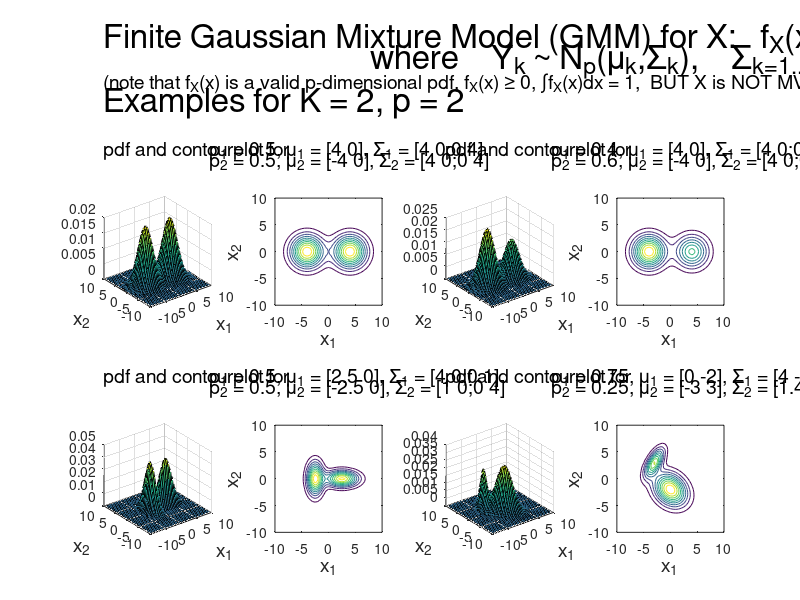

Reproduce this figure in MATLAB.
clc;clear;close all
format compact

figure
subplot(7,4,1:4)
axis off
text(0,1.25,'Finite Gaussian Mixture Model (GMM) for X:   f_X(x) = {\Sigma}_k_=_1_._._K[p_kf_Y_k(x)],     x = [x_1 ... x_p]^T','Fontsize',24)
text(0.43,0.55,'where    Y_k ~ N_p({\mu}_k,{\Sigma}_k),    {\Sigma}_k_=_1_._._K[p_k] = 1,    p_k {\geq} 0','Fontsize',24)
text(0,-0.1,'(note that f_X(x) is a valid p-dimensional pdf, f_X(x) {\geq} 0, {\int}f_X(x)dx = 1,  BUT X is NOT MVN (as apparent below)  and  X {\neq} {\Sigma}_k_=_1_._._K[p_kY_k])','Fontsize',14)
text(0,-0.65,'Examples for K = 2, p = 2','Fontsize',24)

%----------------------------
subplot(7,4,[9 13])
p1 = 0.5;
mu1 = [4 0];
Sigma1 = [4 0; 0 4];
%---------------------------
p2 = 1 - p1;
mu2 = [-4 0];
Sigma2 = [4 0; 0 4];
%----------------------------
x1 = -10:0.5:10;
x2 = -10:0.5:10;
[X1,X2] = meshgrid(x1,x2);
F = p1*mvnpdf([X1(:) X2(:)],mu1,Sigma1) + p2*mvnpdf([X1(:) X2(:)],mu2,Sigma2);
F = reshape(F,length(x2),length(x1));
%------------------------------
surf(x1,x2,F);
caxis([min(F(:))-.5*range(F(:)),max(F(:))]);
xlabel('x_1','Fontsize',14); ylabel('x_2','Fontsize',14)
%--------------------------------
subplot(7,4,[10 14])
contour(x1,x2,F),axis square,axis([-10 10 -10 10]),xlabel('x_1','Fontsize',14); ylabel('x_2','Fontsize',14)
%-------------------------------  
subplot(7,4,5:6)
axis off
text(0,0.15,'pdf and contourplot for','Fontsize',14)
text(0.38,0.15,['p_1 = ' num2str(p1) ', {\mu}_1 = ' mat2str(mu1) ', {\Sigma}_1 = ' mat2str(Sigma1)],'Fontsize',14)
text(0.38,-0.15,['p_2 = ' num2str(p2) ', {\mu}_2 = ' mat2str(mu2) ', {\Sigma}_2 = ' mat2str(Sigma2)],'Fontsize',14)
%-------------------------------

%-------------------------------
subplot(7,4,[11 15])
p1 = 0.4;
mu1 = [4 0];
Sigma1 = [4 0; 0 4];
%---------------------------
p2 = 1 - p1;
mu2 = [-4 0];
Sigma2 = [4 0; 0 4];
%----------------------------
x1 = -10:0.5:10;
x2 = -10:0.5:10;
[X1,X2] = meshgrid(x1,x2);
F = p1*mvnpdf([X1(:) X2(:)],mu1,Sigma1) + p2*mvnpdf([X1(:) X2(:)],mu2,Sigma2);
F = reshape(F,length(x2),length(x1));
%------------------------------
surf(x1,x2,F);
caxis([min(F(:))-.5*range(F(:)),max(F(:))]);
xlabel('x_1','Fontsize',14); ylabel('x_2','Fontsize',14)
%------------------------------
subplot(7,4,[12 16])
contour(x1,x2,F),axis square,axis([-10 10 -10 10]),xlabel('x_1','Fontsize',14); ylabel('x_2','Fontsize',14)
%------------------------------- 
subplot(7,4,7:8)
axis off
text(0,0.15,'pdf and contourplot for','Fontsize',14)
text(0.38,0.15,['p_1 = ' num2str(p1) ', {\mu}_1 = ' mat2str(mu1) ', {\Sigma}_1 = ' mat2str(Sigma1)],'Fontsize',14)
text(0.38,-0.15,['p_2 = ' num2str(p2) ', {\mu}_2 = ' mat2str(mu2) ', {\Sigma}_2 = ' mat2str(Sigma2)],'Fontsize',14)
%-------------------------------

%-------------------------------
subplot(7,4,[21 25])
p1 = 0.5;
mu1 = [2.5 0];
Sigma1 = [4 0; 0 1];
%---------------------------
p2 = 1 - p1;
mu2 = [-2.5 0];
Sigma2 = [1 0; 0 4];
%----------------------------
x1 = -10:0.5:10;
x2 = -10:0.5:10;
[X1,X2] = meshgrid(x1,x2);
F = p1*mvnpdf([X1(:) X2(:)],mu1,Sigma1) + p2*mvnpdf([X1(:) X2(:)],mu2,Sigma2);
F = reshape(F,length(x2),length(x1));
%------------------------------
surf(x1,x2,F);
caxis([min(F(:))-.5*range(F(:)),max(F(:))]);
xlabel('x_1','Fontsize',14); ylabel('x_2','Fontsize',14)
%--------------------------------
subplot(7,4,[22 26])
contour(x1,x2,F),axis square,axis([-10 10 -10 10]),xlabel('x_1','Fontsize',14); ylabel('x_2','Fontsize',14)
%-------------------------------
subplot(7,4,17:18)
axis off
text(0,0.15,'pdf and contourplot for','Fontsize',14)
text(0.38,0.15,['p_1 = ' num2str(p1) ', {\mu}_1 = ' mat2str(mu1) ', {\Sigma}_1 = ' mat2str(Sigma1)],'Fontsize',14)
text(0.38,-0.15,['p_2 = ' num2str(p2) ', {\mu}_2 = ' mat2str(mu2) ', {\Sigma}_2 = ' mat2str(Sigma2)],'Fontsize',14)
%-------------------------------

%-------------------------------
subplot(7,4,[23 27])
p1 = 0.75;
mu1 = [0 -2];
Sigma1 = [4 -1; -1 4];
%---------------------------
p2 = 1 - p1;
mu2 = [-3 3];
Sigma2 = [1.4 1.3; 1.3 3];
%----------------------------
x1 = -10:0.5:10;
x2 = -10:0.5:10;
[X1,X2] = meshgrid(x1,x2);
F = p1*mvnpdf([X1(:) X2(:)],mu1,Sigma1) + p2*mvnpdf([X1(:) X2(:)],mu2,Sigma2);
F = reshape(F,length(x2),length(x1));
%------------------------------
surf(x1,x2,F);
caxis([min(F(:))-.5*range(F(:)),max(F(:))]);
xlabel('x_1','Fontsize',14); ylabel('x_2','Fontsize',14)
%--------------------------------
subplot(7,4,[24 28])
contour(x1,x2,F),axis square,axis([-10 10 -10 10]),xlabel('x_1','Fontsize',14); ylabel('x_2','Fontsize',14)
%-------------------------------
subplot(7,4,19:20)
axis off
text(0,0.15,'pdf and contourplot for','Fontsize',14)
text(0.38,0.15,['p_1 = ' num2str(p1) ', {\mu}_1 = ' mat2str(mu1) ', {\Sigma}_1 = ' mat2str(Sigma1)],'Fontsize',14)
text(0.38,-0.15,['p_2 = ' num2str(p2) ', {\mu}_2 = ' mat2str(mu2) ', {\Sigma}_2 = ' mat2str(Sigma2)],'Fontsize',14)
%-------------------------------

